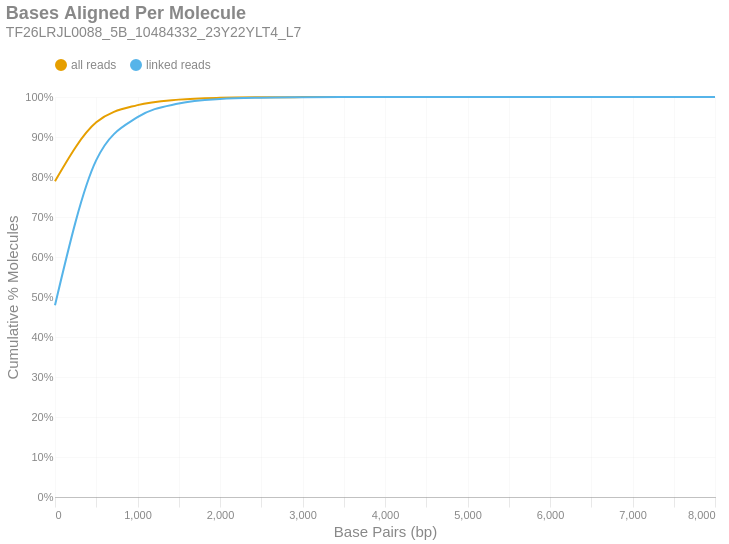

Here is the notebook cell this chart was saved with:
### Markdown cell above
### Bases Aligned Per Molecule
This is a cumulative frequency distribution showing the number of base pairs aligned per unique molecule. These data are shown in 500 bp bins. There are two distributions: one with `all reads` (yellow) and another with only `linked reads` (blue). The percent of molecules in the `linked reads` distribution is relative to the total number of linked molecules.

### Code cell
if SKIPLR:
    print_html(f"Skipped")
else:
    binned_df = consolidated_hist(valids['aligned_bp'], mask, 500, True)
    with SafeRender(binned_df):
        (
            density_plot(binned_df, 'Bases Aligned Per Molecule', samplename, 'basesper')
            .encode(
                x=alt.X('bin:Q', title="Base Pairs (bp)").axis(tickMinStep=500).scale(padding=0),
                y=alt.Y('value:Q', title='Cumulative % Molecules')
                    .axis(format='%')
                    .scale(domain = [0,1])
                    .stack(False),
                color=alt.Color("key:N").scale(domain = ["all reads", "linked reads"]),
                tooltip = [
                    alt.Tooltip("key:N", title = "Data Type"),
                    alt.Tooltip("range_label:N", title="Bases Aligned Per Molecule"),
                    alt.Tooltip("value:Q", format = ".2%", title="% Molecules (Cum.)")
                ]
            )
        ).display()

### Figure 1 — Vega-Lite specification as saved in the notebook (floating-point values rounded to 4 significant figures)
{"width": "container", "height": 400, "config": {"title": {"anchor": "start", "dy": -15, "fontSize": 18, "color": "#888888", "subtitleColor": "#888888", "subtitleFontSize": 14}, "arc": {"fill": "#0072B2"}, "axis": {"domainColor": "#888888", "domainWidth": 0.5, "gridWidth": 0.2, "grid": false, "titleFontWeight": 400, "titleFontSize": 15, "labelFontSize": 11, "labelColor": "#888888", "tickColor": "#888888", "tickWidth": 0.2, "titleColor": "#888888"}, "axisBand": {"grid": false}, "axisX": {"grid": true, "tickSize": 10, "domainCap": "round"}, "axisY": {"domain": false, "grid": true, "tickSize": 0, "domainCap": "round"}, "background": "transparent", "header": {"labelFontSize": 15, "labelColor": "#888888", "titleFontSize": 15, "titleFontWeight": 600, "titleColor": "#888888"}, "legend": {"labelFont": "sans-serif", "labelFontSize": 12, "labelColor": "#888888", "symbolSize": 100, "symbolType": "circle", "titleFontSize": 12, "titlePadding": 10, "titleColor": "#888888", "title": null, "orient": "top"}, "range": {"category": ["#E69F00", "#56B4E9", "#009E73", "#F0E442", "#0072B2", "#D55E00", "#CC79A7", "#000000"], "diverging": ["#cfe8f3", "#a2d4ec", "#73bfe2", "#46abdb", "#1696d2", "#12719e"]}, "area": {"fill": "#0072B2", "fillOpacity": 0.7, "line": true, "strokeOpacity": 0.7}, "line": {"color": "#0072B2", "stroke": "#0072B2", "strokeWidth": 2}, "trail": {"color": "#0072B2", "stroke": "#0072B2", "strokeWidth": 0, "size": 1}, "point": {"filled": true, "fillOpacity": 1.0, "size": 95}, "text": {"color": "#888888", "fontSize": 11, "align": "right", "fontWeight": 400, "size": 11}, "bar": {"fill": "#0072B2", "stroke": null}, "view": {"stroke": null, "continuousWidth": 660, "continuousHeight": 400}}, "data": {"name": "data-07b319a6832f3c428441ccf8d386b1f1"}, "mark": {"type": "line", "interpolate": "monotone", "point": {"opacity": 0, "size": 275}}, "encoding": {"color": {"field": "key", "scale": {"domain": ["all reads", "linked reads"]}, "type": "nominal"}, "tooltip": [{"field": "key", "title": "Data Type", "type": "nominal"}, {"field": "range_label", "title": "Bases Aligned Per Molecule", "type": "nominal"}, {"field": "value", "format": ".2%", "title": "% Molecules (Cum.)", "type": "quantitative"}], "x": {"axis": {"tickMinStep": 500}, "field": "bin", "scale": {"padding": 0}, "title": "Base Pairs (bp)", "type": "quantitative"}, "y": {"axis": {"format": "%"}, "field": "value", "scale": {"domain": [0, 1]}, "stack": false, "title": "Cumulative % Molecules", "type": "quantitative"}}, "params": [{"name": "param_c36ac31b6afebe62", "select": {"type": "point", "fields": ["key"]}, "bind": "legend"}], "title": {"text": "Bases Aligned Per Molecule", "subtitle": "TF26LRJL0088_5B_10484332_23Y22YLT4_L7"}, "transform": [{"fold": ["all reads (cumsum)", "linked reads (cumsum)"]}, {"calculate": "replace(datum.key, ' (cumsum)', '')", "as": "key"}, {"filter": {"param": "param_c36ac31b6afebe62"}}], "usermeta": {"embedOptions": {"downloadFileName": "TF26LRJL0088_5B_10484332_23Y22YLT4_L7.basesper"}}, "$schema": "https://vega.github.io/schema/vega-lite/v6.4.1.json", "datasets": {"data-07b319a6832f3c428441ccf8d386b1f1": [{"bin": "0.0", "interval": "0.0-500.0", "all reads": 0.7896, "linked reads": 0.4794, "all reads (cumsum)": 0.7896, "linked reads (cumsum)": 0.4794, "range_label": "0-499"}, {"bin": "500.0", "interval": "500.0-1000.0", "all reads": 0.147, "linked reads": 0.3627, "all reads (cumsum)": 0.9366, "linked reads (cumsum)": 0.842, "range_label": "500-999"}, {"bin": "1000.0", "interval": "1000.0-1500.0", "all reads": 0.0431, "linked reads": 0.1074, "all reads (cumsum)": 0.9797, "linked reads (cumsum)": 0.9495, "range_label": "1000-1499"}, {"bin": "1500.0", "interval": "1500.0-2000.0", "all reads": 0.01369, "linked reads": 0.03415, "all reads (cumsum)": 0.9934, "linked reads (cumsum)": 0.9836, "range_label": "1500-1999"}, {"bin": "2000.0", "interval": "2000.0-2500.0", "all reads": 0.004566, "linked reads": 0.01139, "all reads (cumsum)": 0.998, "linked reads (cumsum)": 0.995, "range_label": "2000-2499"}, {"bin": "2500.0", "interval": "2500.0-3000.0", "all reads": 0.001308, "linked reads": 0.003264, "all reads (cumsum)": 0.9993, "linked reads (cumsum)": 0.9983, "range_label": "2500-2999"}, {"bin": "3000.0", "interval": "3000.0-3500.0", "all reads": 0.0004233, "linked reads": 0.001056, "all reads (cumsum)": 0.9997, "linked reads (cumsum)": 0.9993, "range_label": "3000-3499"}, {"bin": "3500.0", "interval": "3500.0-4000.0", "all reads": 0.0001736, "linked reads": 0.000433, "all reads (cumsum)": 0.9999, "linked reads (cumsum)": 0.9998, "range_label": "3500-3999"}, {"bin": "4000.0", "interval": "4000.0-4500.0", "all reads": 6.047e-05, "linked reads": 0.0001508, "all reads (cumsum)": 1.0, "linked reads (cumsum)": 0.9999, "range_label": "4000-4499"}, {"bin": "4500.0", "interval": "4500.0-5000.0", "all reads": 1.942e-05, "linked reads": 4.846e-05, "all reads (cumsum)": 1.0, "linked reads (cumsum)": 1.0, "range_label": "4500-4999"}, {"bin": "5000.0", "interval": "5000.0-5500.0", "all reads": 8.459e-06, "linked reads": 2.11e-05, "all reads (cumsum)": 1.0, "linked reads (cumsum)": 1.0, "range_label": "5000-5499"}, {"bin": "5500.0", "interval": "5500.0-6000.0", "all reads": 2.506e-06, "linked reads": 6.253e-06, "all reads (cumsum)": 1.0, "linked reads (cumsum)": 1.0, "range_label": "5500-5999"}, {"bin": "6000.0", "interval": "6000.0-6500.0", "all reads": 9.399e-07, "linked reads": 2.345e-06, "all reads (cumsum)": 1.0, "linked reads (cumsum)": 1.0, "range_label": "6000-6499"}, {"bin": "6500.0", "interval": "6500.0-7000.0", "all reads": 6.266e-07, "linked reads": 1.563e-06, "all reads (cumsum)": 1.0, "linked reads (cumsum)": 1.0, "range_label": "6500-6999"}, {"bin": "7000.0", "interval": "7000.0-7500.0", "all reads": 0.0, "linked reads": 0.0, "all reads (cumsum)": 1.0, "linked reads (cumsum)": 1.0, "range_label": "7000-7499"}, {"bin": "7500.0", "interval": "7500.0-8000.0", "all reads": 0.0, "linked reads": 0.0, "all reads (cumsum)": 1.0, "linked reads (cumsum)": 1.0, "range_label": "7500-7999"}, {"bin": "8000.0", "interval": "8000.0-8500.0", "all reads": 6.266e-07, "linked reads": 1.563e-06, "all reads (cumsum)": 1.0, "linked reads (cumsum)": 1.0, "range_label": "8000-8499"}]}}
